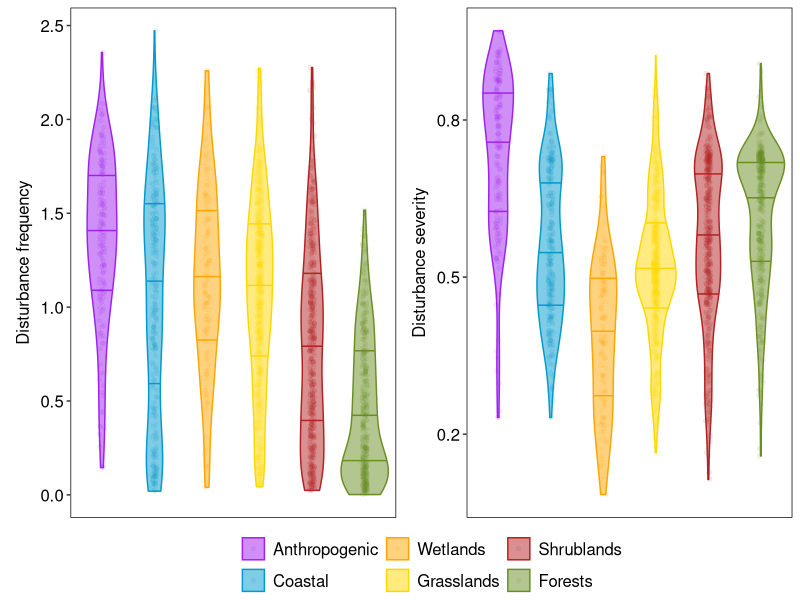
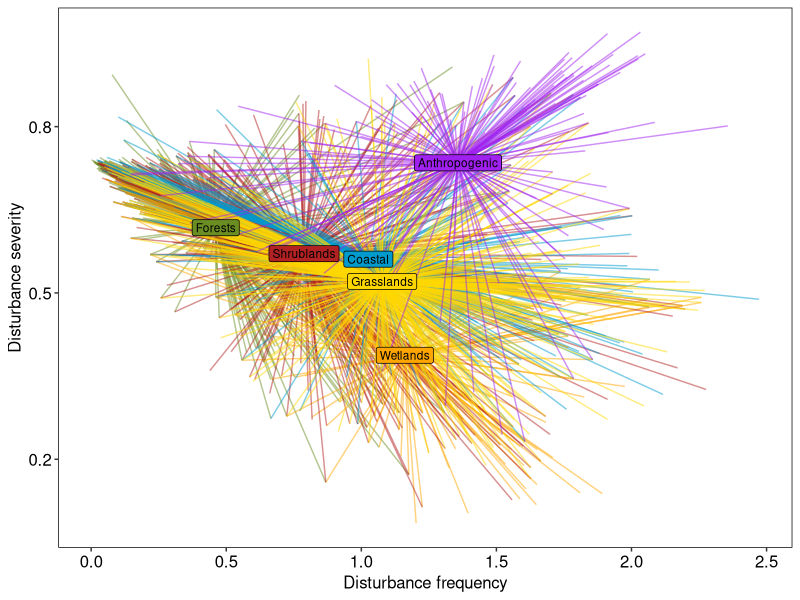
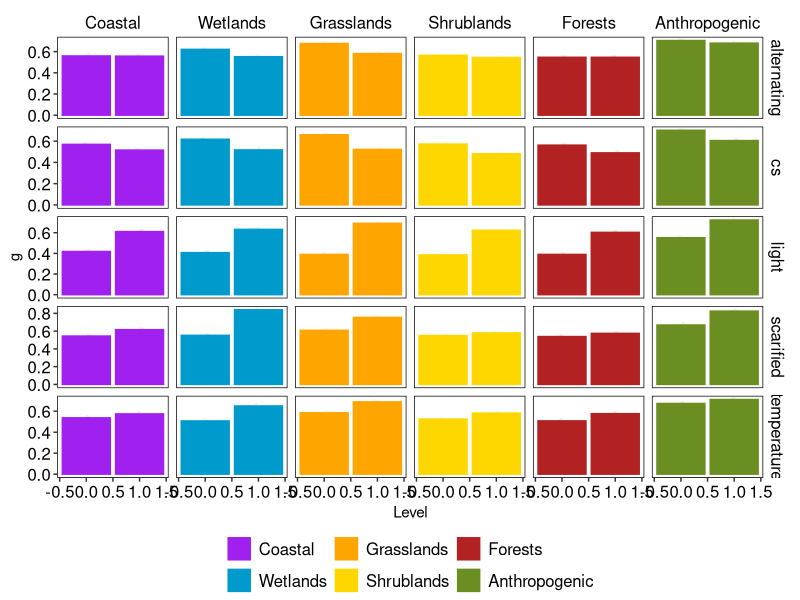
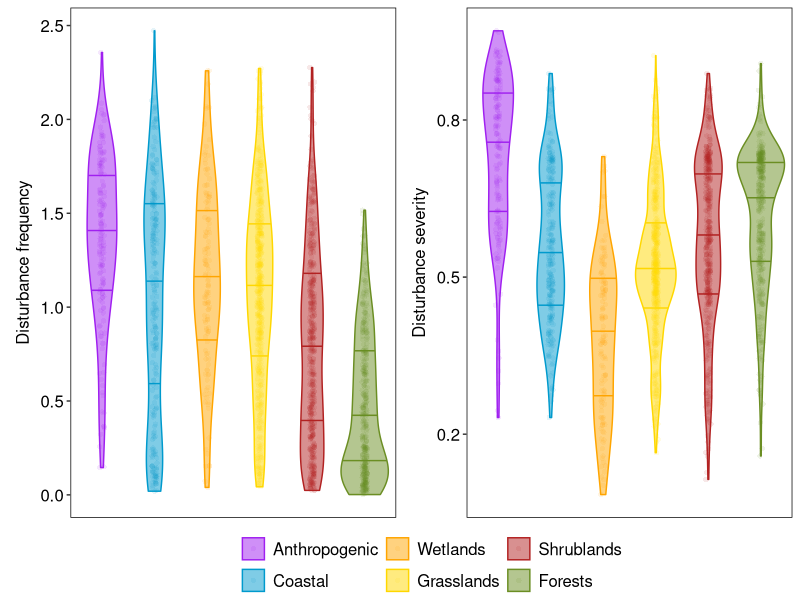
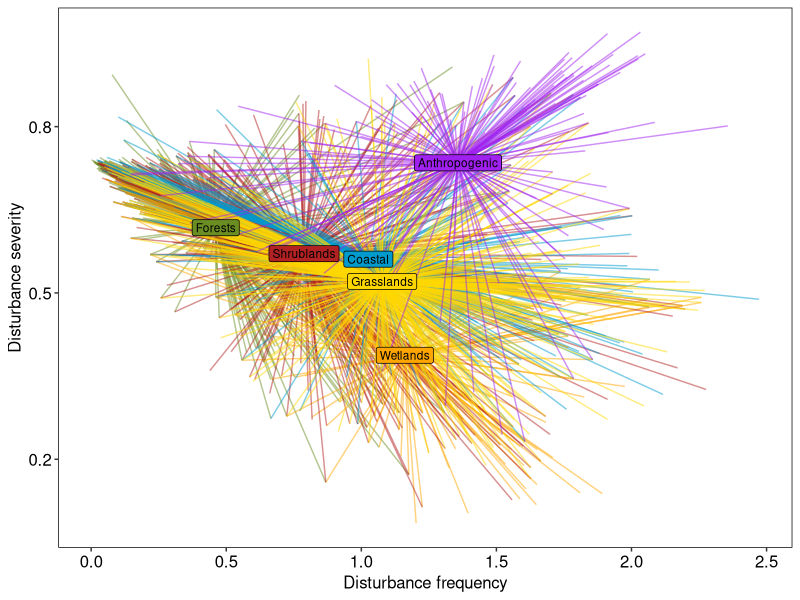
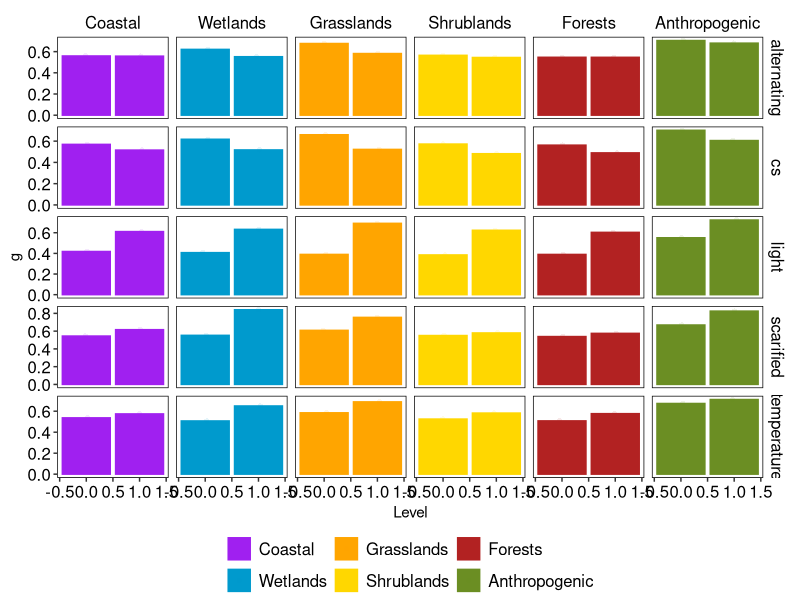

Generate these figures, in order, with R:
library(tidyverse)

read.csv("data/disturbance-indicators.csv", fileEncoding = "latin1") -> indicators

# Violin per habitat

indicators %>%
  gather(Habitat, Value, N:V) %>%
  filter(Value != 0) %>%
  select(-Value) %>%
  select(species, Habitat, frequency, severity) %>%
  gather(Trait, Value, frequency:severity) %>%
  na.omit %>%
  mutate(Habitat = fct_relevel(Habitat, "V")) %>%
  mutate(Habitat = fct_recode(Habitat,
                              "Coastal" = "N",
                              "Wetlands" = "Q",
                              "Grasslands" = "R",
                              "Shrublands" = "S",
                              "Forests" = "T",
                              "Anthropogenic" = "V")) %>%
  mutate(Trait = fct_recode(Trait,
                              "Disturbance frequency" = "frequency",
                              "Disturbance severity" = "severity")) %>%
  ggplot(aes(Habitat, Value, color = Habitat, fill = Habitat)) + 
  geom_violin(alpha = 0.5, draw_quantiles = c(0.25, 0.5, 0.75)) +
  facet_wrap(~ Trait, scale = "free", strip.position = "left") +
  scale_y_continuous(labels = scales::number_format(accuracy = .1)) +
  ggthemes::theme_tufte() +
  theme(text = element_text(family = "sans"),
        legend.position = "bottom", legend.box = "horizontal", legend.margin = margin(),
        legend.title = element_blank(),
        legend.text = element_text(size = 12, color = "black"),
        panel.background = element_rect(color = "black", fill = NULL),
        axis.text = element_text(size = 12, color = "black"),
        axis.text.x = element_blank(),
        axis.title = element_blank(), 
        axis.ticks.x = element_blank(),
        strip.placement = "outside",
        strip.text = element_text(size = 12, color = "black")) +
  #guides(colour = guide_legend(nrow = 1)) +
  geom_jitter(shape = 16, position = position_jitter(0.05), alpha = 0.1) +
  scale_color_manual(values = c("purple", "deepskyblue3","orange", "gold", "firebrick", "olivedrab")) +
  scale_fill_manual(values = c("purple", "deepskyblue3","orange", "gold", "firebrick", "olivedrab")) -> violins;  violins

ggsave(violins, file = "results/figures/violins.png", bg = "white", 
       path = NULL, scale = 1, width = 173, height = 100, units = "mm", dpi = 600)

# Disturbance space

indicators %>%
  gather(Habitat, Value, N:V) %>%
  filter(Value != 0) %>%
  select(-Value) %>%
  select(species, Habitat, frequency, severity) %>%
  gather(Trait, Value, frequency:severity) %>%
  na.omit %>%
  spread(Trait, Value) %>%
  mutate(Habitat = fct_relevel(Habitat, "V")) %>%
  mutate(Habitat = fct_recode(Habitat,
                              "Coastal" = "N",
                              "Wetlands" = "Q",
                              "Grasslands" = "R",
                              "Shrublands" = "S",
                              "Forests" = "T",
                              "Anthropogenic" = "V")) -> inds

cent <- aggregate(cbind(frequency, severity) ~ Habitat, data = inds, FUN = mean)
segs <- merge(inds, setNames(cent, c("Habitat", "oDCA1", "oDCA2")), by = "Habitat", sort = FALSE)

inds %>%
  ggplot(aes(frequency, severity, color = Habitat, fill = Habitat)) + 
  geom_segment(alpha = 0.5, data = segs, mapping = aes(xend = oDCA1, yend = oDCA2, color = Habitat), show.legend = F) +
 # geom_point(shape = 21, size = 2, aes(fill = Habitat), show.legend = T) +
  geom_label(data = cent, aes(label = Habitat), color = "black", size = 3) +
  scale_y_continuous(labels = scales::number_format(accuracy = .1)) +
  labs(x = "Disturbance frequency", y = "Disturbance severity") +
  ggthemes::theme_tufte() +
  theme(text = element_text(family = "sans"),
        legend.position = "none", legend.box = "horizontal", legend.margin = margin(),
        legend.title = element_blank(),
        legend.text = element_text(size = 12, color = "black"),
        panel.background = element_rect(color = "black", fill = NULL),
        axis.text = element_text(size = 12, color = "black"),
        axis.title = element_text(size = 12, color = "black"), 
        strip.placement = "outside",
        strip.text = element_text(size = 12, color = "black")) +
  #guides(colour = guide_legend(nrow = 1)) +
  scale_color_manual(values = c("purple", "deepskyblue3","orange", "gold", "firebrick", "olivedrab")) +
  scale_fill_manual(values = c("purple", "deepskyblue3","orange", "gold", "firebrick", "olivedrab")) -> space;  space

ggsave(space, file = "results/figures/space.png", bg = "white", 
       path = NULL, scale = 1, width = 173, height = 150, units = "mm", dpi = 600)

### Bars per habitat

merge(read.csv("data/disturbance-germination.csv", fileEncoding = "latin1"), 
      read.csv("data/disturbance-indicators.csv", fileEncoding = "latin1"), 
      by = "species") %>%
  mutate(temperature = ifelse(temperature > 18, 1, 0)) %>%
  mutate(animal = gsub(" ", "_", species)) %>%
  select(-ws) %>%
  gather(Habitat, Value, N:V) %>%
  filter(Value != 0) %>%
  gather(Treatment, Level, scarified:temperature) %>%
  group_by(Treatment, Habitat, Level) %>%
  summarise(g = sum(ngerminated) / sum(nseeds)) %>%
  mutate(Habitat = fct_relevel(Habitat, "V")) %>%
  mutate(Habitat = fct_recode(Habitat,
                              "Coastal" = "N",
                              "Wetlands" = "Q",
                              "Grasslands" = "R",
                              "Shrublands" = "S",
                              "Forests" = "T",
                              "Anthropogenic" = "V")) %>%
  ggplot(aes(Level, g, color = Habitat, fill = Habitat)) + 
  geom_bar(stat = "identity", position = "dodge") +
  facet_grid(Treatment ~ Habitat, scale = "free") +
  scale_y_continuous(labels = scales::number_format(accuracy = .1)) +
  ggthemes::theme_tufte() +
  theme(text = element_text(family = "sans"),
        legend.position = "bottom", legend.box = "horizontal", legend.margin = margin(),
        legend.title = element_blank(),
        legend.text = element_text(size = 12, color = "black"),
        panel.background = element_rect(color = "black", fill = NULL),
        axis.text = element_text(size = 12, color = "black"),
        strip.placement = "outside",
        strip.text = element_text(size = 12, color = "black")) +
  #guides(colour = guide_legend(nrow = 1)) +
  geom_jitter(shape = 16, position = position_jitter(0.05), alpha = 0.1) +
  scale_color_manual(values = c("purple", "deepskyblue3","orange", "gold", "firebrick", "olivedrab")) +
  scale_fill_manual(values = c("purple", "deepskyblue3","orange", "gold", "firebrick", "olivedrab")) -> bars;  bars

ggsave(bars, file = "results/figures/bars.png", bg = "white", 
       path = NULL, scale = 1, width = 173, height = 150, units = "mm", dpi = 600)
